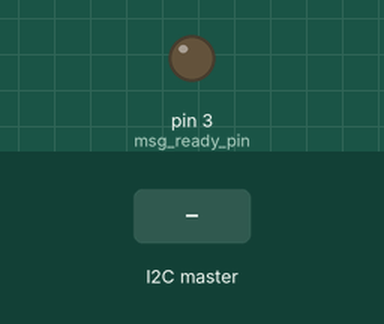
This sketch was run on a simulated Arduino Uno, built with avr-gcc and run on an emulated ATmega328P. Shown: output pins drawn as LEDs (lit = HIGH). The inputs (shaded band) are chosen by the test bench. What the sketch prints to the serial monitor is not drawn.

Above: at 1.2 s.
1.3 s: the I2C master sends the byte 1
At 2.5 s:
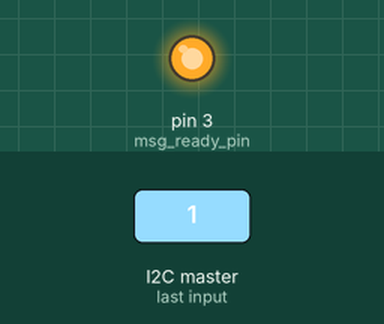
2.8 s: the I2C master sends the byte 0
4.3 s: the I2C master sends the byte 2
Timing chart, 0 to 7.3 s (numbered marks = the images above; inputs shaded):
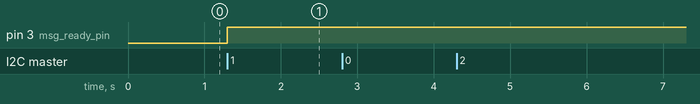

Measured:
- after the input at 1.3 s, pin 3 (msg_ready_pin): LOW → HIGH at once
- after the input at 2.8 s, every drawn part: stays the same
- after the input at 4.3 s, every drawn part: stays the same

The sketch:

chuckwagon.ino
```cpp
#include <Wire.h>

#define MAX_MSG_SIZE 32

char msg[MAX_MSG_SIZE];
int done_copy_pin = 2;
int msg_ready_pin = 3;

volatile bool done_copy = true;

void setup()
{
  Wire.begin(0x42);
  Wire.onReceive(receive_i2c);
  Wire.onRequest(request_i2c);

  Serial.begin(9600);

  /* Setup the GPIO to the BBB to indicate when a msg is ready */
  pinMode (msg_ready_pin, OUTPUT);
  clear_bbb_signal ();
}

void loop()
{
  delay(100);
}

void signal_bbb ()
{
  digitalWrite (msg_ready_pin, HIGH);
}

void clear_bbb_signal ()
{
  digitalWrite (msg_ready_pin, LOW);
}

void receive_i2c(int num_bytes)
{


  memset (msg, sizeof(msg), 0);

  Serial.println("Num bytes");
  Serial.print(num_bytes);
  Serial.println("");

  Serial.println("Receiving msg:");
  for (int x = 0; x < MAX_MSG_SIZE && x < num_bytes; x++)
    {
      msg[x] = (char) Wire.read();
      Serial.print(msg[x]);
    }

  done_copy = false;

  Serial.print("\n");

  signal_bbb ();


}

void request_i2c ()
{
  Serial.print ("Received request");
  Wire.write (msg);
  done_copy = true;
  clear_bbb_signal ();
}
```
